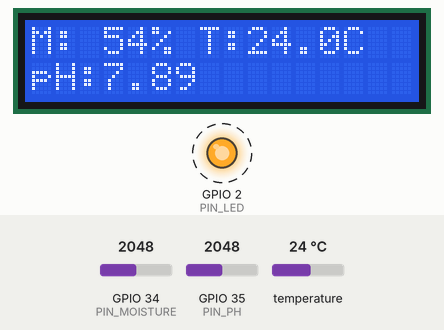
This sketch was run on a simulated ESP32. On the bench: 16×2 character LCD, output pins drawn as LEDs (lit = HIGH). Dashed ring = blinking. The test bench sets the inputs (shaded band); at power-on: temperature 24 °C, GPIO 34 (PIN_MOISTURE) = 2048, GPIO 35 (PIN_PH) = 2048 (analog values on the 0–4095 scale). WiFi joins after 1.5 s; servers stay silent unless stated; uploads are accepted with an empty reply; what the sketch prints to the serial monitor is not drawn.

Above: at 6.5 s.
6.6 s: temperature set to 12 °C
At 12.0 s:
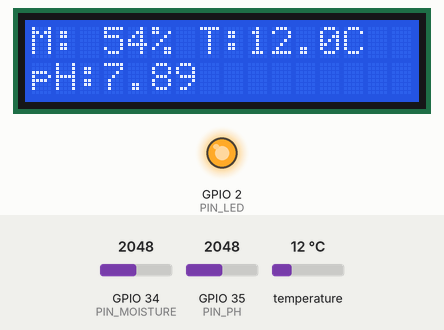
12.4 s: GPIO 34 (PIN_MOISTURE) set to 1460
At 17.0 s:
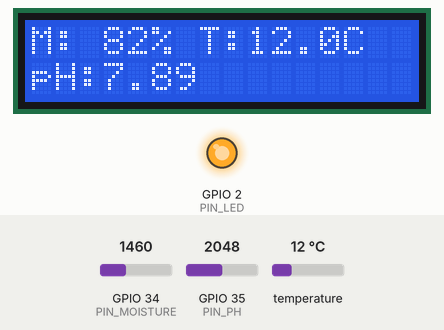
17.4 s: GPIO 35 (PIN_PH) set to 1460
At 22.0 s:
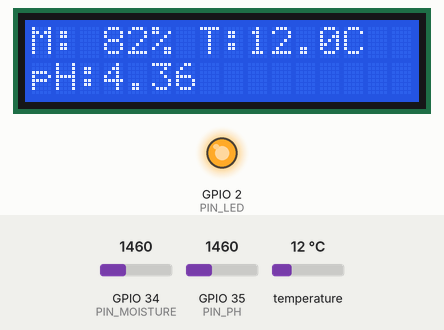
22.4 s: temperature set to 19 °C
At 27.0 s:
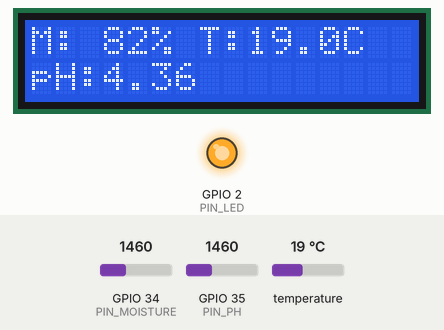
27.4 s: GPIO 34 (PIN_MOISTURE) set to 1540
At 32.0 s:
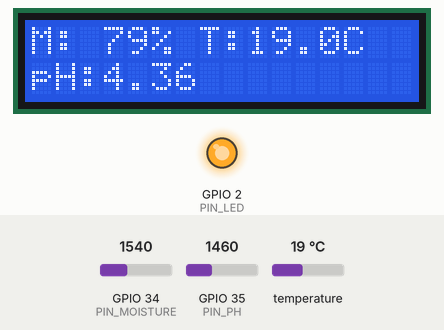
32.4 s: GPIO 35 (PIN_PH) set to 1540
At 37.0 s:
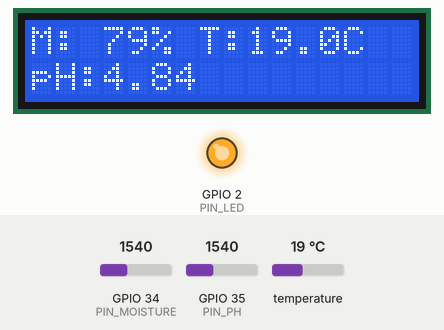
Timing chart, 0 to 38.4 s (numbered marks = the images above; inputs shaded):
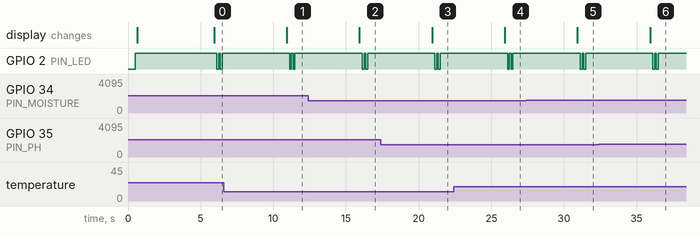

The sketch:

plant-o-meter.ino
```cpp
// (licence header left out)
#include <Arduino.h>
#include <WiFi.h>
#include <HTTPClient.h>
#include <ArduinoJson.h>
#include <OneWire.h>
#include <DallasTemperature.h>

#include "config.h"

#if LCD_ENABLED
#include <Wire.h>
#include <LiquidCrystal_I2C.h>
#endif

// ─────────────────────────────────────────────────────────────────────────────
//  INTERNALS — no need to edit below here
// ─────────────────────────────────────────────────────────────────────────────
OneWire          oneWire(PIN_ONEWIRE);
DallasTemperature tempSensor(&oneWire);
#if LCD_ENABLED
LiquidCrystal_I2C lcd(LCD_I2C_ADDRESS, LCD_COLUMNS, LCD_ROWS);
#endif

unsigned long lastReadingMs = 0;
int           wifiRetryCount = 0;

// ─────────────────────────────────────────────────────────────────────────────
//  HELPER: map moisture ADC to 0-100%
// ─────────────────────────────────────────────────────────────────────────────
float readMoisturePct() {
  int raw = analogRead(PIN_MOISTURE);
  Serial.printf("  [Moisture] raw ADC = %d\n", raw);
  float pct = map(raw, MOISTURE_DRY, MOISTURE_WET, 0, 100);
  return constrain(pct, 0.0f, 100.0f);
}

// ─────────────────────────────────────────────────────────────────────────────
//  HELPER: read DS18B20 temperature in °C
// ─────────────────────────────────────────────────────────────────────────────
float readTemperatureC() {
  tempSensor.requestTemperatures();
  float t = tempSensor.getTempCByIndex(0);
  if (t == DEVICE_DISCONNECTED_C) {
    Serial.println("  [Temp] DS18B20 not found! Check wiring & pull-up resistor.");
    return -999.0f;
  }
  return t;
}

// ─────────────────────────────────────────────────────────────────────────────
//  HELPER: average PH_SAMPLES ADC readings then convert to pH (0-14)
//  Uses a two-point linear calibration (pH 7 and pH 4 reference points).
// ─────────────────────────────────────────────────────────────────────────────
float readPH() {
  long sum = 0;
  for (int i = 0; i < PH_SAMPLES; i++) {
    sum += analogRead(PIN_PH);
    delay(10);   // small gap between samples
  }
  float avgAdc = (float)sum / PH_SAMPLES;
  Serial.printf("  [pH] averaged ADC = %.1f\n", avgAdc);

  // Linear two-point interpolation through (PH_CAL_ADC_7, 7.0) and (PH_CAL_ADC_4, 4.0)
  float slope = (7.0f - 4.0f) / ((float)PH_CAL_ADC_7 - (float)PH_CAL_ADC_4);
  float ph    = 7.0f + slope * ((float)PH_CAL_ADC_7 - avgAdc);

  return constrain(ph, 0.0f, 14.0f);
}

// ─────────────────────────────────────────────────────────────────────────────
//  HELPER: show the same moisture/temp/pH values on the LCD that we send
//  to the server, so the screen on the plant always matches the dashboard.
// ─────────────────────────────────────────────────────────────────────────────
void updateLCD(float moisture, float temperature, float ph) {
#if LCD_ENABLED
  lcd.setCursor(0, 0);
  lcd.printf("M:%3.0f%% T:%4.1fC  ", moisture, temperature);
  lcd.setCursor(0, 1);
  lcd.printf("pH:%4.2f         ", ph);
#endif
}

// ─────────────────────────────────────────────────────────────────────────────
//  HELPER: connect (or reconnect) to WiFi with exponential back-off
// ─────────────────────────────────────────────────────────────────────────────
void ensureWiFi() {
  if (WiFi.status() == WL_CONNECTED) return;

  Serial.printf("\n[WiFi] Connecting to %s ", WIFI_SSID);
  WiFi.mode(WIFI_STA);
  WiFi.begin(WIFI_SSID, WIFI_PASSWORD);

  unsigned long deadline = millis() + 20000UL;   // 20 s timeout
  while (WiFi.status() != WL_CONNECTED && millis() < deadline) {
    delay(500);
    Serial.print(".");
  }

  if (WiFi.status() == WL_CONNECTED) {
    Serial.printf("\n[WiFi] Connected! IP = %s\n", WiFi.localIP().toString().c_str());
    wifiRetryCount = 0;
  } else {
    wifiRetryCount++;
    unsigned long backoffMs = min(30000UL, 2000UL * (1UL << min(wifiRetryCount, 4)));
    Serial.printf("\n[WiFi] Failed. Retry in %lu s...\n", backoffMs / 1000);
    delay(backoffMs);
  }
}

// ─────────────────────────────────────────────────────────────────────────────
//  HELPER: POST sensor JSON to the Node.js server
//  Returns true on HTTP 2xx, false otherwise.
// ─────────────────────────────────────────────────────────────────────────────
bool postReading(float moisture, float temperature, float ph) {
  char url[80];
  snprintf(url, sizeof(url), "http://%s:%d/api/readings", SERVER_IP, SERVER_PORT);

  HTTPClient http;
  http.begin(url);
  http.addHeader("Content-Type", "application/json");
  http.setTimeout(5000);   // 5 s HTTP timeout — fail fast on bad network

  // Build JSON payload
  StaticJsonDocument<256> doc;
  doc["deviceId"]    = DEVICE_ID;
  doc["moisture"]    = round(moisture * 10.0f) / 10.0f;    // 1 decimal
  doc["temperature"] = round(temperature * 10.0f) / 10.0f;
  doc["ph"]          = round(ph * 100.0f) / 100.0f;        // 2 decimals
  doc["timestamp"]   = millis();

  String payload;
  serializeJson(doc, payload);
  Serial.printf("  [HTTP] POST %s  body=%s\n", url, payload.c_str());

  int code = http.POST(payload);
  http.end();

  if (code >= 200 && code < 300) {
    Serial.printf("  [HTTP] ✓ Server replied %d\n", code);
    // Blink LED to show success
    digitalWrite(PIN_LED, LOW);   delay(120);
    digitalWrite(PIN_LED, HIGH);  delay(120);
    digitalWrite(PIN_LED, LOW);   delay(120);
    digitalWrite(PIN_LED, HIGH);
    return true;
  }

  Serial.printf("  [HTTP] ✗ Server replied %d\n", code);
  return false;
}

// ─────────────────────────────────────────────────────────────────────────────
//  SETUP
// ─────────────────────────────────────────────────────────────────────────────
void setup() {
  Serial.begin(115200);
  delay(500);

  Serial.println("\n╔══════════════════════════════╗");
  Serial.println("║   Plant-o-Meter  ESP32 FW   ║");
  Serial.println("╚══════════════════════════════╝\n");

  // Configure ADC for 12-bit resolution (0-4095) and 3.3 V attenuation
  analogReadResolution(12);
  analogSetAttenuation(ADC_11db);   // full 0-3.3 V range

  pinMode(PIN_LED, OUTPUT);
  digitalWrite(PIN_LED, HIGH);      // LED off initially (active-low)

  tempSensor.begin();

#if LCD_ENABLED
  Wire.begin(PIN_LCD_SDA, PIN_LCD_SCL);
  lcd.init();
  lcd.backlight();
  lcd.setCursor(0, 0);
  lcd.print("Plant-o-Meter");
  lcd.setCursor(0, 1);
  lcd.print("Connecting WiFi.");
#endif

  ensureWiFi();

  Serial.println("[Setup] Ready. First reading in 2 s...\n");
  delay(2000);
}

// ─────────────────────────────────────────────────────────────────────────────
//  LOOP
// ─────────────────────────────────────────────────────────────────────────────
void loop() {
  unsigned long now = millis();

  if (now - lastReadingMs >= READING_INTERVAL_MS) {
    lastReadingMs = now;

    Serial.println("─── Reading sensors ─────────────────────────");

    float moisture    = readMoisturePct();
    float temperature = readTemperatureC();
    float ph          = readPH();

    Serial.printf("  Moisture    : %.1f %%\n", moisture);
    Serial.printf("  Temperature : %.1f °C\n", temperature);
    Serial.printf("  pH (est.)   : %.2f\n",    ph);
    Serial.println("─────────────────────────────────────────────");

    // Always update the LCD with the exact values we are about to send -
    // the screen on the device should always match the server dashboard.
    updateLCD(moisture, temperature, ph);

    // Skip posting if temperature sensor is disconnected
    if (temperature == -999.0f) {
      Serial.println("[Skip] Bad temperature reading — not posting.\n");
      return;
    }

    ensureWiFi();
    if (WiFi.status() == WL_CONNECTED) {
      postReading(moisture, temperature, ph);
    } else {
      Serial.println("[Skip] No WiFi — skipping POST.\n");
    }
  }

  // Keep the LED breathing if idle (optional eye-candy for the demo)
  // Comment this block out if you don't want it.
  long breathPhase = (millis() % 3000);
  int  brightness  = breathPhase < 1500
      ? map(breathPhase, 0, 1500, 0, 255)
      : map(breathPhase, 1500, 3000, 255, 0);
  // NOTE: analogWrite(PIN_LED, brightness) only works if the board has LEDC;
  // for a simple demo just leave the LED blink-on-success behaviour above.
}
```

config.h
```cpp
// (licence header left out)
#ifndef CONFIG_H
#define CONFIG_H

// ─────────────────────────────────────────────────────────────────────────────
// 1. IEEE 802.11 b/g/n (2.4 GHz) WiFi Infrastructure
// ─────────────────────────────────────────────────────────────────────────────
#define WIFI_SSID       "YOUR_WIFI_NETWORK"     // Target 2.4 GHz Access Point SSID
#define WIFI_PASSWORD   "YOUR_WIFI_PASSWORD"    // WPA2/WPA3 Pre-Shared Key

// ─────────────────────────────────────────────────────────────────────────────
// 2. Telemetry Ingestion Server (Edge Node / Host PC)
// ─────────────────────────────────────────────────────────────────────────────
#define SERVER_IP       "192.168.0.114"         // Host PC IPv4 Address
#define SERVER_PORT     4000                    // Telemetry Ingestion HTTP Port
#define DEVICE_ID       "esp32-01"              // Unique Edge Station Node Identifier

// ─────────────────────────────────────────────────────────────────────────────
// 3. Sensor Acquisition & Telemetry Transmit Interval
// ─────────────────────────────────────────────────────────────────────────────
#define READING_INTERVAL_MS  5000UL             // Periodic Transmission Cycle (ms)

// ─────────────────────────────────────────────────────────────────────────────
// 4. GPIO Pin Assignments (ADC1 & Bus Mapping)
// ─────────────────────────────────────────────────────────────────────────────
#define PIN_MOISTURE    34   // Capacitive Soil Moisture Analog Input (ADC1_CH6)
#define PIN_ONEWIRE      4   // Dallas 1-Wire Digital Temperature Bus (GPIO4)
#define PIN_PH          35   // Analog pH Sensor Signal Input (ADC1_CH7)
#define PIN_LED          2   // Onboard Telemetry Activity LED Indicator

// ─────────────────────────────────────────────────────────────────────────────
// 5. LCD Display (I2C 16x2) — shows the exact same readings sent to the server
// ─────────────────────────────────────────────────────────────────────────────
#define LCD_ENABLED      true   // set to false if you don't have an LCD wired up
#define LCD_I2C_ADDRESS  0x27   // most modules are 0x27; a few are 0x3F — scan if unsure
#define LCD_COLUMNS      16
#define LCD_ROWS         2
#define PIN_LCD_SDA      21     // ESP32 default I2C data pin
#define PIN_LCD_SCL      22     // ESP32 default I2C clock pin

// ─────────────────────────────────────────────────────────────────────────────
// 6. Sensor Calibration Constants & Signal Processing
// ─────────────────────────────────────────────────────────────────────────────
// Capacitive Volumetric Soil Moisture Calibration (12-bit ADC: 0 - 4095)
#define MOISTURE_DRY   3200   // Sensor ADC value in desiccated/air environment (0%)
#define MOISTURE_WET   1100   // Sensor ADC value at complete water saturation (100%)

// Two-Point Linear Chemical pH Calibration (PH-4502C Signal Conditioning)
#define PH_CAL_ADC_7   1900   // Measured ADC response in Standard pH 7.00 Buffer
#define PH_CAL_ADC_4   2400   // Measured ADC response in Standard pH 4.00 Buffer
#define PH_SAMPLES     10     // Moving sample window size to suppress high-frequency noise

#endif // CONFIG_H
```

Measured:
- after the input at 6.6 s, the display: changes after 4.3 s (image 1)
- after the input at 12.4 s, the display: changes after 3.5 s (image 2)
- after the input at 17.4 s, the display: changes after 3.5 s (image 3)
- after the input at 22.4 s, the display: changes after 3.5 s (image 4)
- after the input at 27.4 s, the display: changes after 3.5 s (image 5)
- after the input at 32.4 s, the display: changes after 3.5 s (image 6)
